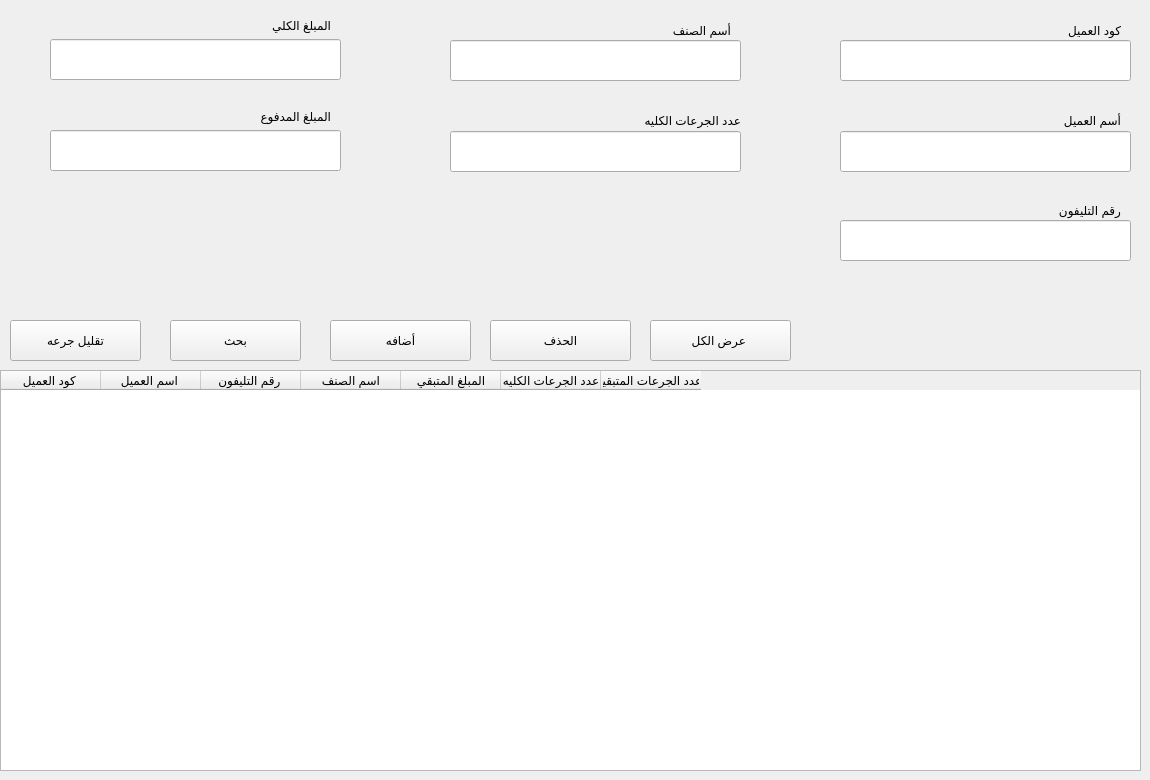
     <widget class="QWidget" name="tab_7">
      <attribute name="title">
       <string>المكملات المباعه</string>
      </attribute>
      <widget class="QLabel" name="label_126">
       <property name="geometry">
        <rect>
         <x>650</x>
         <y>20</y>
         <width>81</width>
         <height>20</height>
        </rect>
       </property>
       <property name="text">
        <string>أسم الصنف </string>
       </property>
      </widget>
      <widget class="QLabel" name="label_127">
       <property name="geometry">
        <rect>
         <x>600</x>
         <y>110</y>
         <width>141</width>
         <height>20</height>
        </rect>
       </property>
       <property name="text">
        <string>عدد الجرعات الكليه</string>
       </property>
      </widget>
      <widget class="QTableWidget" name="tableWidget_27">
       <property name="geometry">
        <rect>
         <x>0</x>
         <y>370</y>
         <width>1141</width>
         <height>401</height>
        </rect>
       </property>
       <property name="styleSheet">
        <string notr="true"/>
       </property>
       <property name="sizeAdjustPolicy">
        <enum>QAbstractScrollArea::AdjustToContents</enum>
       </property>
       <property name="verticalScrollMode">
        <enum>QAbstractItemView::ScrollPerPixel</enum>
       </property>
       <property name="horizontalScrollMode">
        <enum>QAbstractItemView::ScrollPerPixel</enum>
       </property>
       <column>
        <property name="text">
         <string>كود العميل </string>
        </property>
       </column>
       <column>
        <property name="text">
         <string>اسم العميل </string>
        </property>
       </column>
       <column>
        <property name="text">
         <string>رقم التليفون </string>
        </property>
       </column>
       <column>
        <property name="text">
         <string>اسم الصنف</string>
        </property>
       </column>
       <column>
        <property name="text">
         <string>المبلغ المتبقي</string>
        </property>
       </column>
       <column>
        <property name="text">
         <string>عدد الجرعات الكليه</string>
        </property>
       </column>
       <column>
        <property name="text">
         <string>عدد الجرعات المتبقيه </string>
        </property>
       </column>
      </widget>
      <widget class="QLineEdit" name="Sells_supplements_client_name_line">
       <property name="geometry">
        <rect>
         <x>840</x>
         <y>131</y>
         <width>291</width>
         <height>41</height>
        </rect>
       </property>
       <property name="styleSheet">
        <string notr="true"/>
       </property>
       <property name="text">
        <string/>
       </property>
      </widget>
      <widget class="QLabel" name="label_128">
       <property name="geometry">
        <rect>
         <x>1040</x>
         <y>110</y>
         <width>81</width>
         <height>21</height>
        </rect>
       </property>
       <property name="text">
        <string>أسم العميل </string>
       </property>
      </widget>
      <widget class="QLabel" name="label_129">
       <property name="geometry">
        <rect>
         <x>1050</x>
         <y>20</y>
         <width>71</width>
         <height>20</height>
        </rect>
       </property>
       <property name="text">
        <string>كود العميل </string>
       </property>
      </widget>
      <widget class="QLabel" name="label_130">
       <property name="geometry">
        <rect>
         <x>1020</x>
         <y>200</y>
         <width>101</width>
         <height>20</height>
        </rect>
       </property>
       <property name="text">
        <string>رقم التليفون </string>
       </property>
      </widget>
      <widget class="QPushButton" name="Sells_supplements_search_btn">
       <property name="geometry">
        <rect>
         <x>170</x>
         <y>320</y>
         <width>131</width>
         <height>41</height>
        </rect>
       </property>
       <property name="styleSheet">
        <string notr="true"/>
       </property>
       <property name="text">
        <string>بحث</string>
       </property>
      </widget>
      <widget class="QPushButton" name="Sells_supplements_add_btn">
       <property name="geometry">
        <rect>
         <x>330</x>
         <y>320</y>
         <width>141</width>
         <height>41</height>
        </rect>
       </property>
       <property name="styleSheet">
        <string notr="true"/>
       </property>
       <property name="text">
        <string>أضافه</string>
       </property>
      </widget>
      <widget class="QPushButton" name="Sells_supplements_reduce_dose_btn">
       <property name="geometry">
        <rect>
         <x>10</x>
         <y>320</y>
         <width>131</width>
         <height>41</height>
        </rect>
       </property>
       <property name="styleSheet">
        <string notr="true"/>
       </property>
       <property name="text">
        <string>تقليل جرعه</string>
       </property>
      </widget>
      <widget class="QLineEdit" name="Sells_supplements_client_phone_line">
       <property name="geometry">
        <rect>
         <x>840</x>
         <y>220</y>
         <width>291</width>
         <height>41</height>
        </rect>
       </property>
       <property name="styleSheet">
        <string notr="true"/>
       </property>
       <property name="text">
        <string/>
       </property>
      </widget>
      <widget class="QLineEdit" name="Sells_supplements_client_code_line">
       <property name="geometry">
        <rect>
         <x>840</x>
         <y>40</y>
         <width>291</width>
         <height>41</height>
        </rect>
       </property>
       <property name="styleSheet">
        <string notr="true"/>
       </property>
       <property name="text">
        <string/>
       </property>
      </widget>
      <widget class="QLineEdit" name="Sells_supplements_pruduct_name_line">
       <property name="geometry">
        <rect>
         <x>450</x>
         <y>40</y>
         <width>291</width>
         <height>41</height>
        </rect>
       </property>
       <property name="styleSheet">
        <string notr="true"/>
       </property>
       <property name="text">
        <string/>
       </property>
      </widget>
      <widget class="QLineEdit" name="Sells_supplements_total__dose_line">
       <property name="geometry">
        <rect>
         <x>450</x>
         <y>131</y>
         <width>291</width>
         <height>41</height>
        </rect>
       </property>
       <property name="styleSheet">
        <string notr="true"/>
       </property>
       <property name="text">
        <string/>
       </property>
      </widget>
      <widget class="QPushButton" name="Sells_supplements_showall_btn">
       <property name="geometry">
        <rect>
         <x>650</x>
         <y>320</y>
         <width>141</width>
         <height>41</height>
        </rect>
       </property>
       <property name="styleSheet">
        <string notr="true"/>
       </property>
       <property name="text">
        <string>عرض الكل </string>
       </property>
      </widget>
      <widget class="QLineEdit" name="Sells_supplements__paid_LINE">
       <property name="geometry">
        <rect>
         <x>50</x>
         <y>130</y>
         <width>291</width>
         <height>41</height>
        </rect>
       </property>
       <property name="styleSheet">
        <string notr="true"/>
       </property>
       <property name="text">
        <string/>
       </property>
      </widget>
      <widget class="QLabel" name="label_30">
       <property name="geometry">
        <rect>
         <x>240</x>
         <y>101</y>
         <width>91</width>
         <height>31</height>
        </rect>
       </property>
       <property name="text">
        <string>المبلغ المدفوع</string>
       </property>
      </widget>
      <widget class="QLineEdit" name="Sells_supplements_total_moaney_LINE">
       <property name="geometry">
        <rect>
         <x>50</x>
         <y>39</y>
         <width>291</width>
         <height>41</height>
        </rect>
       </property>
       <property name="styleSheet">
        <string notr="true"/>
       </property>
       <property name="text">
        <string/>
       </property>
      </widget>
      <widget class="QLabel" name="label_31">
       <property name="geometry">
        <rect>
         <x>240</x>
         <y>10</y>
         <width>91</width>
         <height>31</height>
        </rect>
       </property>
       <property name="text">
        <string>المبلغ الكلي</string>
       </property>
      </widget>
      <widget class="QPushButton" name="Sells_supplements_delete_btn">
       <property name="geometry">
        <rect>
         <x>490</x>
         <y>320</y>
         <width>141</width>
         <height>41</height>
        </rect>
       </property>
       <property name="styleSheet">
        <string notr="true"/>
       </property>
       <property name="text">
        <string>الحذف</string>
       </property>
      </widget>
     </widget>
